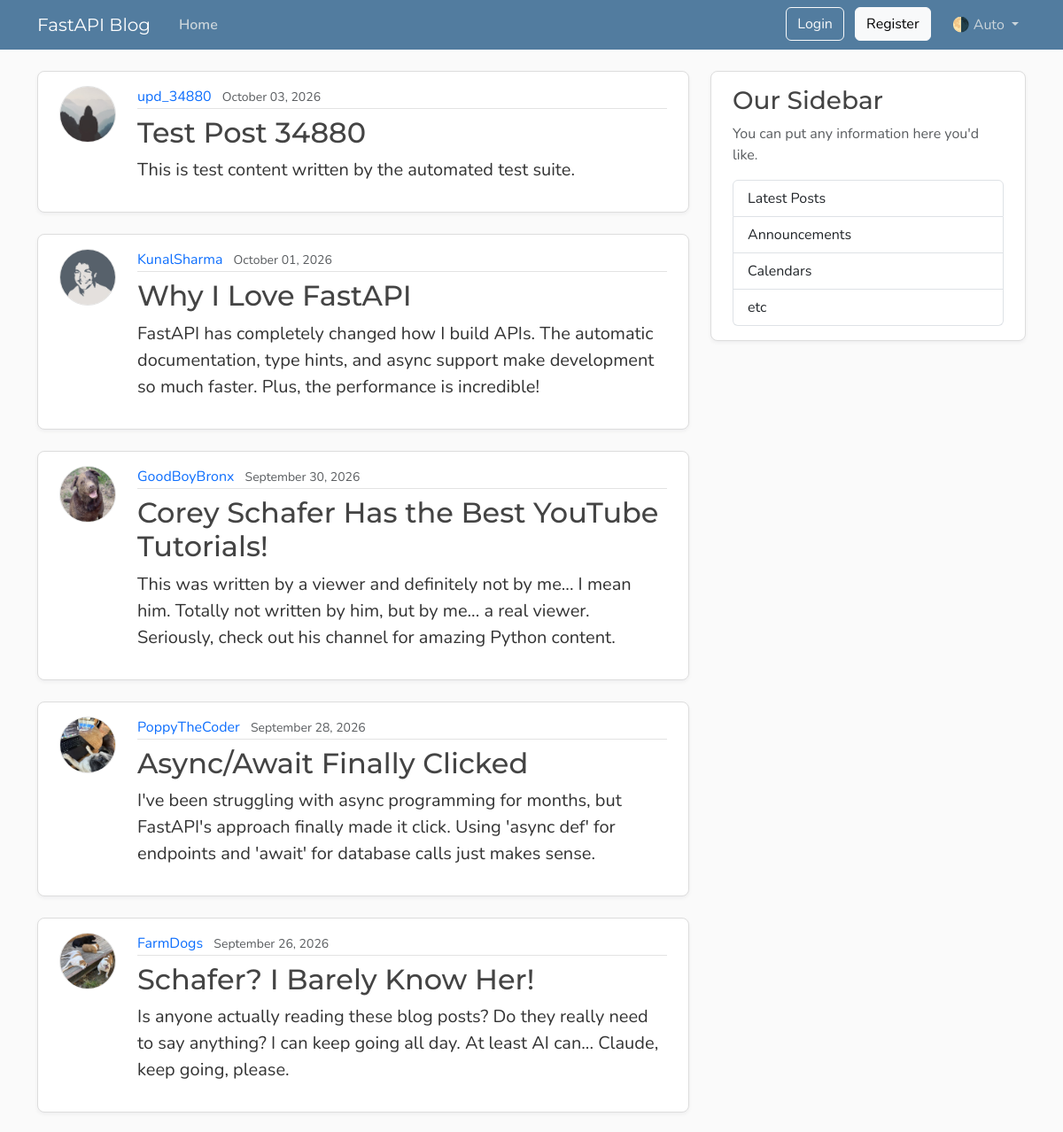
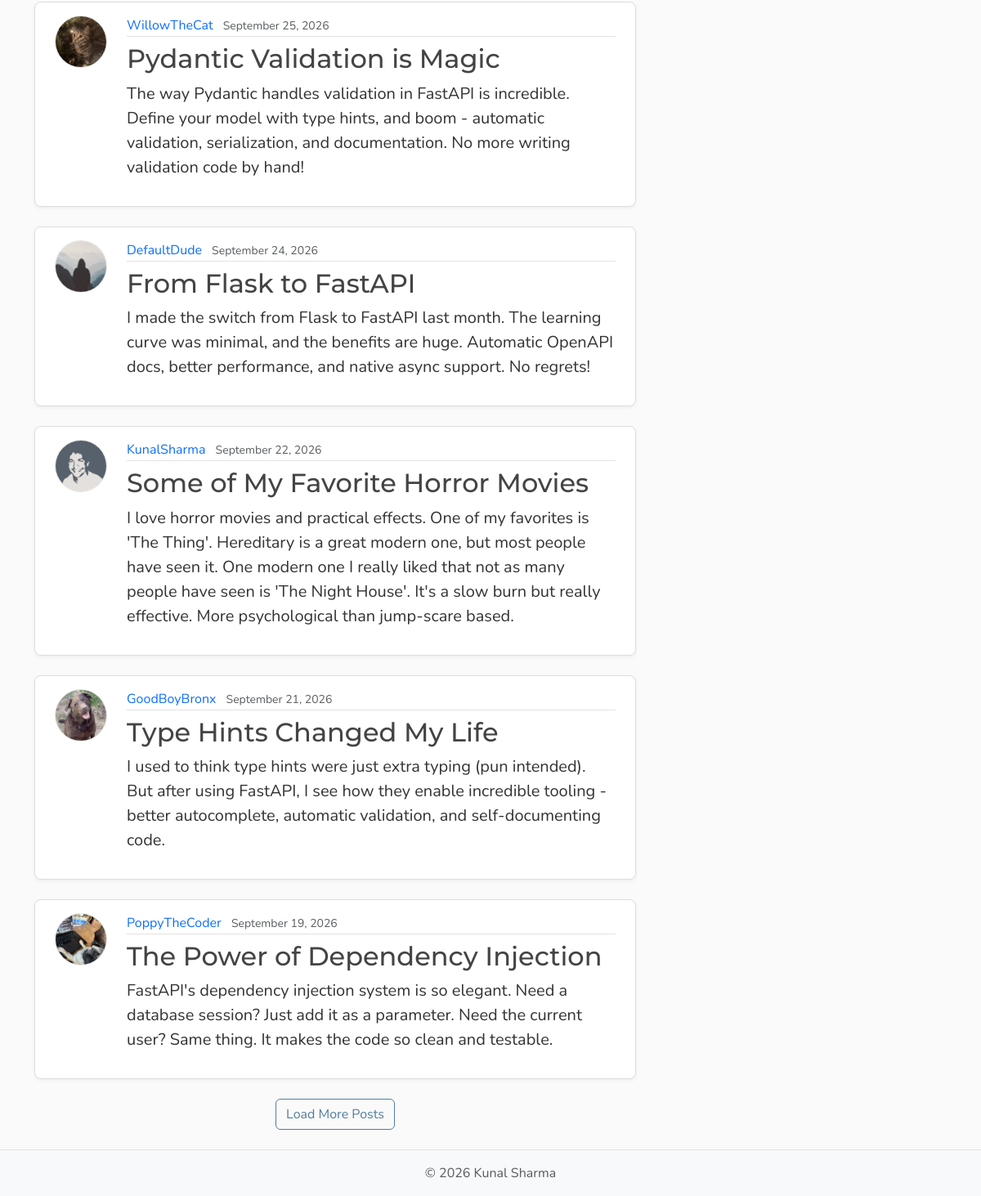
The page /posts on the database its author committed (2 pictures, top to bottom).
### model.py (models this page shows, shortened)
class Post(Base):
    __tablename__ = "posts"
    id: Mapped[int] = mapped_column(Integer, primary_key=True , index = True)
    title : Mapped[str] = mapped_column(String , nullable=False)
    content: Mapped[str] = mapped_column(TEXT , nullable=False)
    user_id: Mapped[int] = mapped_column(
        ForeignKey("users.id"),
        index=True,
        nullable=False )
    date_posted : Mapped[datetime] = mapped_column(
    DATETIME(timezone = True),
    default= lambda :datetime.now(UTC),
    )
    author : Mapped[User] = relationship(back_populates="posts")

class User(Base):
    __tablename__ = "users"
    id : Mapped[int] = mapped_column(Integer , primary_key=True , index=True)
    username : Mapped[str] = mapped_column(String(50) , unique=True ,nullable=False)
    email : Mapped[str] = mapped_column(String , unique=True , nullable=False)
    password_hash: Mapped[str] = mapped_column(String(200), nullable=False)
    image_file: Mapped[str | None]= mapped_column(
        String(200),
        nullable=True,
        default=None,
    )
    posts:Mapped[list[Post]] =  relationship(
                                back_populates="author",
                                cascade="all ,delete-orphan"
                                )
    reset_tokens: Mapped[list[PasswordResetToken]] = relationship(
    back_populates="user",
    cascade="all, delete-orphan",)

### main.py (the view)
@app.get("/",  name = "home")
@app.get("/posts",  name = "posts")
async def home(request : Request , db : Annotated[AsyncSession , Depends(get_db)]):
    count_result = await db.execute(select(func.count()).select_from(model.Post))
    total  = count_result.scalar() or 0
    result = await db.execute(select(model.Post)
                              .options(selectinload(model.Post.author))
                              .order_by(model.Post.date_posted.desc())
                              .limit(settings.post_per_page))
    posts = result.scalars().all()
    has_more = len(posts) < total
    return templates.TemplateResponse(
        request,
        "home.html",
        {
            "posts" : posts ,
            "title": "Home",
            "limit" :settings.post_per_page,
            "has_more":has_more
            }
    )

### templates/home.html (shortened to what this page needs)
{% extends "layout.html" %}
{% block content %}
    <div id="postsContainer">
        {% for post in posts %}
            <article class="content-section py-3 px-4 mb-4">
                <div class="d-flex align-items-start gap-4">
                    <img class="rounded-circle article-img flex-shrink-0"
                         src="{{ post.author.image_path }}"
                         alt="{{ post.author.username }}'s profile picture"
                         width="64"
                         height="64"
                         loading="lazy">
                    <div class="flex-grow-1">
                        <div class="article-metadata mb-2">
                            <a class="me-2"
                               href="{{ url_for("user_posts", user_id=post.author.id) }}">{{ post.author.username }}</a>
                            <small class="text-body-secondary">{{ post.date_posted.strftime("%B %d, %Y") }}</small>
                        </div>
                        <h2>
                            <a class="article-title"
                               href="{{ url_for("post_page", post_id=post.id) }}">{{ post.title }}</a>
                        </h2>
                        <p class="article-content">{{ post.content }}</p>
                    </div>
                </div>
            </article>
        {% endfor %}
    </div>
    {% if has_more %}
        <div class="text-center mb-4">
            <button type="button" class="btn btn-outline-primary" id="loadMoreBtn">Load More Posts</button>
        </div>
    {% endif %}
{% endblock content %}

### templates/layout.html (shortened to what this page needs)
<!DOCTYPE html>
<html lang="en">
    <head>
        <link href="https://cdn.jsdelivr.net/npm/bootstrap@5.3.8/dist/css/bootstrap.min.css"
              rel="stylesheet"
>
        <link rel="stylesheet"
              type="text/css"
              href="{{ url_for("static", path='css/main.css') }}">
    </head>
    <body class="d-flex flex-column min-vh-100">
        <header class="site-header">
            <nav class="navbar navbar-expand-md bg-steel fixed-top"
                 data-bs-theme="dark">
                <div class="container">
                    <a class="navbar-brand me-4" href="{{ url_for("home") }}">FastAPI Blog</a>
                    <div class="collapse navbar-collapse" id="navbarToggle">
                        <div class="navbar-nav me-auto">
                            <a class="nav-link active"
                               aria-current="page"
                               href="{{ url_for("home") }}">Home</a>
                        </div>
                        <div class="navbar-nav">
                            <div id="loggedOutNav">
                                <a class="btn btn-outline-light mb-2 mb-md-0 me-md-2"
                                   href="{{ url_for("login_page") }}">Login</a>
                                <a class="btn btn-light mb-2 mb-md-0 me-md-3"
                                   href="{{ url_for("register_page") }}">Register</a>
                            </div>
                            <div class="nav-item dropdown">
                                <a class="nav-link dropdown-toggle"
                                   href="#"
                                   role="button"
                                   id="bd-theme"
                                   data-bs-toggle="dropdown"
                                   aria-expanded="false">
                                    <span id="bd-theme-text">🌗 Auto</span>
                                </a>
                            </div>
                        </div>
                    </div>
                </div>
            </nav>
        </header>
        <main role="main" class="container">
            <div class="row">
                <div class="col-md-8">
                    {% block content %}
                    {% endblock content %}
                </div>
                <aside class="col-md-4">
                    <div class="content-section py-3 px-4 mb-4">
                        <h3>Our Sidebar</h3>
                        <p class="text-body-secondary">You can put any information here you'd like.</p>
                        <ul class="list-group">
                            <li class="list-group-item">Latest Posts</li>
                            <li class="list-group-item">Announcements</li>
                            <li class="list-group-item">Calendars</li>
                            <li class="list-group-item">etc</li>
                        </ul>
                    </div>
                </aside>
            </div>
        </main>
        <footer class="mt-auto py-3 bg-body-tertiary border-top">
            <div class="container text-center">
                <p class="text-body-secondary mb-0">
                    © <span id="year"></span> Kunal Sharma
                </p>
            </div>
        </footer>
    </body>
</html>

### static/css/main.css (style rules this page uses)
:root { --font-heading: "Montserrat", system-ui, -apple-system, BlinkMacSystemFont, sans-serif; --font-body: "Nunito", system-ui, -apple-system, BlinkMacSystemFont, sans-serif; --color-bg-body: #fafafa; --color-bg-content: #ffffff; --color-text-primary: #333333; --color-text-heading: #444444; --color-steel: #527c9f; --color-nav-link: #cbd5db; --color-nav-link-hover: #ffffff; --color-link-hover: #428bca; --color-border: #dddddd; --color-border-light: #e3e3e3; --spacing-xl: 5rem; --article-img-size: 4rem; --account-img-size: 7.813rem; }
body { font-family: var(--font-body); background: var(--color-bg-body); color: var(--color-text-primary); }
main { padding-top: var(--spacing-xl); }
h1, h2, h3, h4, h5, h6 { font-family: var(--font-heading); color: var(--color-text-heading); }
.navbar-brand { font-family: var(--font-heading); }
a { text-decoration: none; }
.bg-steel { background-color: var(--color-steel); }
.site-header .navbar-nav .nav-link { color: var(--color-nav-link); transition: color 0.2s ease-in-out; }
.site-header .navbar-nav .nav-link.active { font-weight: 600; }
.content-section { background: var(--color-bg-content); border: 1px solid var(--color-border); border-radius: 0.5rem; box-shadow: 0 2px 4px rgba(15, 23, 42, 0.05); transition: box-shadow 0.15s ease, transform 0.15s ease, border-color 0.15s ease; }
.article-title { color: var(--color-text-heading); transition: color 0.2s ease-in-out; }
.article-content { white-space: pre-line; font-size: 1.25rem; }
.article-img { height: var(--article-img-size); width: var(--article-img-size); flex-shrink: 0; object-fit: cover; border: 1px solid var(--color-border-light); box-shadow: 0 0 0 2px var(--color-bg-content); }
.article-metadata { padding-bottom: 0.063rem; border-bottom: 1px solid var(--color-border-light); }
.article-metadata a { transition: color 0.2s ease-in-out; }
.btn-outline-primary { --bs-btn-color: #527c9f; --bs-btn-border-color: #527c9f; --bs-btn-hover-color: #fff; --bs-btn-hover-bg: #466a87; --bs-btn-hover-border-color: #3f6179; --bs-btn-active-color: #fff; --bs-btn-active-bg: #3f6179; --bs-btn-active-border-color: #3a5b72; }
[data-bs-theme="dark"] { --color-bg-body: #1a1a1a; --color-bg-content: #2d2d2d; --color-text-primary: #e0e0e0; --color-text-heading: #f0f0f0; --color-border: #404040; --color-border-light: #4a4a4a; }

### rows shown on the page
Post: author.username "upd_34880", date_posted "October 03, 2026", title "Test Post 34880", content "This is test content written by the automated test suite."
Post: author.image_path (picture), author.username "KunalSharma", date_posted "October 01, 2026", title "Why I Love FastAPI", content "FastAPI has completely changed how I build APIs. The automatic documentation, type hints, and async support make development so much faster. Plus, the performance is incredible!"
Post: author.image_path (picture), author.username "GoodBoyBronx", date_posted "September 30, 2026", title "Corey Schafer Has the Best YouTube Tutorials!", content "This was written by a viewer and definitely not by me... I mean him. Totally not written by him, but by me... a real viewer. Seriously, check out his channel for amazing Python content."
Post: author.image_path (picture), author.username "PoppyTheCoder", date_posted "September 28, 2026", title "Async/Await Finally Clicked", content "I've been struggling with async programming for months, but FastAPI's approach finally made it click. Using 'async def' for endpoints and 'await' for database calls just makes sense."
Post: author.image_path (picture), author.username "FarmDogs", date_posted "September 26, 2026", title "Schafer? I Barely Know Her!", content "Is anyone actually reading these blog posts? Do they really need to say anything? I can keep going all day. At least AI can... Claude, keep going, please."
Post: author.image_path (picture), author.username "WillowTheCat", date_posted "September 25, 2026", title "Pydantic Validation is Magic", content "The way Pydantic handles validation in FastAPI is incredible. Define your model with type hints, and boom - automatic validation, serialization, and documentation. No more writing validation code by hand!"
Post: author.username "DefaultDude", date_posted "September 24, 2026", title "From Flask to FastAPI", content "I made the switch from Flask to FastAPI last month. The learning curve was minimal, and the benefits are huge. Automatic OpenAPI docs, better performance, and native async support. No regrets!"
Post: author.image_path (picture), author.username "KunalSharma", date_posted "September 22, 2026", title "Some of My Favorite Horror Movies", content "I love horror movies and practical effects. One of my favorites is 'The Thing'. Hereditary is a great modern one, but most people have seen it. One modern one I really liked that not as many people have seen is 'The Night House'. It's a slow burn but really effective. More psychological than jump-scare based."
Post: author.image_path (picture), author.username "GoodBoyBronx", date_posted "September 21, 2026", title "Type Hints Changed My Life", content "I used to think type hints were just extra typing (pun intended). But after using FastAPI, I see how they enable incredible tooling - better autocomplete, automatic validation, and self-documenting code."
Post: author.image_path (picture), author.username "PoppyTheCoder", date_posted "September 19, 2026", title "The Power of Dependency Injection", content "FastAPI's dependency injection system is so elegant. Need a database session? Just add it as a parameter. Need the current user? Same thing. It makes the code so clean and testable."
